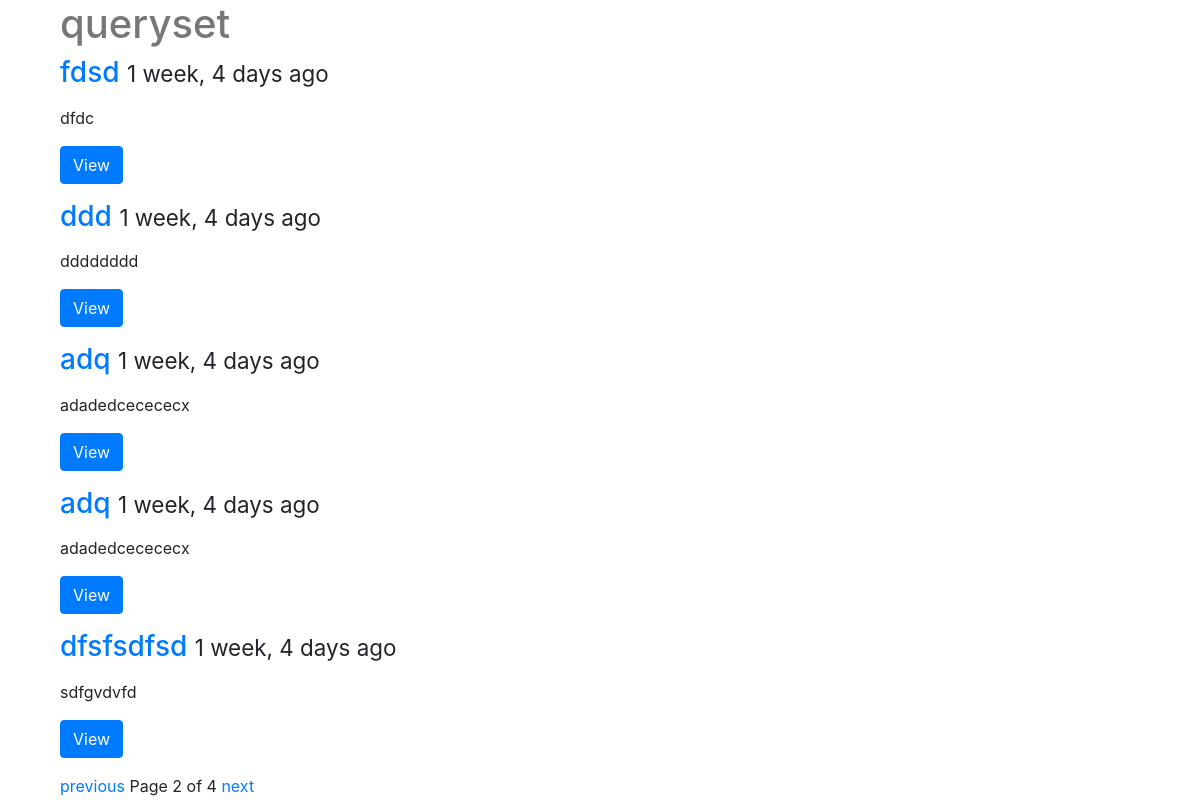
The app's page /posts/?page=2 with its own data.
### posts/models.py (models this page shows, shortened)
class Post(models.Model):
    title = models.CharField(max_length=120) # max_length = 120
    image = models.ImageField(upload_to=upload_location,
        null=True,
        blank=True,
        width_field="width_field",
        height_field="height_field")
    height_field = models.IntegerField(default=0)
    width_field = models.IntegerField(default=0)
    content = models.TextField()
    updated = models.DateTimeField(auto_now=True,auto_now_add=False)
    timestamp = models.DateTimeField(auto_now=False,auto_now_add=True)
    def get_absolute_url(self):
        return reverse("posts:detail",kwargs={"id":self.id})
    class Meta:
        ordering = ["-timestamp","-updated"]

### posts/views.py (the view)
# urls.py: path('', post_list, name="list"),
def post_list(request):
    queryset_list = Post.objects.all().order_by("-timestamp")
    paginator = Paginator(queryset_list,5)
    page_request_var = "page"
    page = request.GET.get(page_request_var)
    try:
        queryset = paginator.page(page)
    except PageNotAnInteger:
        queryset = paginator.page(1)
    except EmptyPage:
        queryset = paginator.page(paginator.num_pages)
    context = {
        "object_list":queryset,
        "title":"queryset",
        "page_request_var":page_request_var
    }
    return render(request,"post_list.html",context)

### templates/post_list.html (shortened to what this page needs)
{% extends "base.html" %}
{% block content %}
<div class="col-sm-6 col-sm-offset-3">
<h1>{{ title}} </h1>
    {% for obj in object_list %}
    <div class="row">
        <div class="col-sm-12">
            <div class="thumbnail">
                <div class="caption">
                    <h3><a href="{{ obj.get_absolute_url}}" >{{obj.title}}</a>
                    <small>{{ obj.timestamp | timesince }} ago</small></h3>
                    <p>{{obj.content | linebreaks | truncatechars:120}}</p>
                    <p><a href="{{ obj.get_absolute_url }}" class="btn btn-primary" role="button">View</a></p>
                </div>
            </div>
        </div>
</div>
    {% endfor %}
    <div class="pagination">
        <span class="step-links">
            {% if object_list.has_previous %}
                <a href="?{{page_request_var}}={{ object_list.previous_page_number }}">previous</a>
            {% endif %}
            <span class="current">
                Page {{object_list.number}} of {{object_list.paginator.num_pages}}
            </span>
            {% if object_list.has_next %}
                <a href="?{{page_request_var}}={{ object_list.next_page_number }}">next</a>
            {% endif %}
        </span>
    </div>
</div>
    {% endblock content %}

### static/css/base.css (style rules this page uses)
h1 { color: #777777; }

### records on screen
Post: title "fdsd", timestamp "1 week, 4 days", content "dfdc"
Post: title "ddd", timestamp "1 week, 4 days", content "dddddddd"
Post: title "adq", timestamp "1 week, 4 days", content "adadedcecececx"
Post: title "adq", timestamp "1 week, 4 days", content "adadedcecececx"
Post: title "dfsfsdfsd", timestamp "1 week, 4 days", content "sdfgvdvfd"

### other values on screen
{{ title }} "queryset"
{{ object_list.number }} "2"
{{ object_list.paginator.num_pages }} "4"
